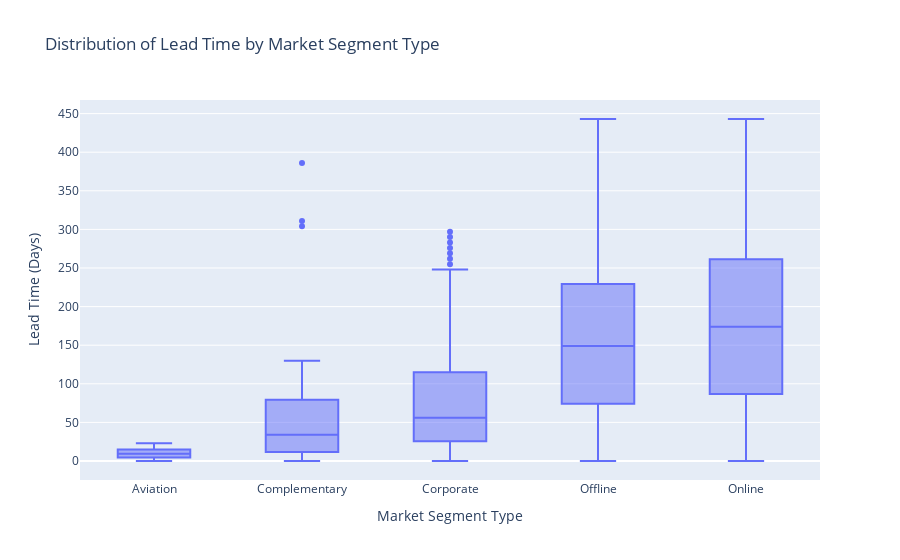

Notebook code cell kept with this figure:
### Code cell
lead_time_long = lead_time_count.stack().reset_index()
lead_time_long.columns = ["market_segment_type", "lead_time", "booking_count"]

fig = px.box(
    lead_time_long, 
    x="market_segment_type", 
    y="lead_time", 
    title="Distribution of Lead Time by Market Segment Type",
    labels={"lead_time": "Lead Time (Days)", "market_segment_type": "Market Segment Type"}
)

fig.show()

### Figure 1 — Plotly figure (JSON) as saved in the notebook; plotly's stock layout.template omitted (floating-point values rounded to 4 significant figures; data arrays with more than 128 entries replaced by an {"elided": "..."} marker saying what was removed)
{"data": [{"alignmentgroup": "True", "hovertemplate": "Market Segment Type=%{x}<br>Lead Time (Days)=%{y}<extra></extra>", "legendgroup": "", "marker": {"color": "#636efa"}, "name": "", "notched": false, "offsetgroup": "", "orientation": "v", "showlegend": false, "type": "box", "x": {"elided": "821 str values"}, "x0": " ", "xaxis": "x", "y": {"elided": "821 int values"}, "y0": " ", "yaxis": "y"}], "layout": {"boxmode": "group", "legend": {"tracegroupgap": 0}, "title": {"text": "Distribution of Lead Time by Market Segment Type"}, "xaxis": {"anchor": "y", "domain": [0, 1], "title": {"text": "Market Segment Type"}}, "yaxis": {"anchor": "x", "domain": [0, 1], "title": {"text": "Lead Time (Days)"}}}}
